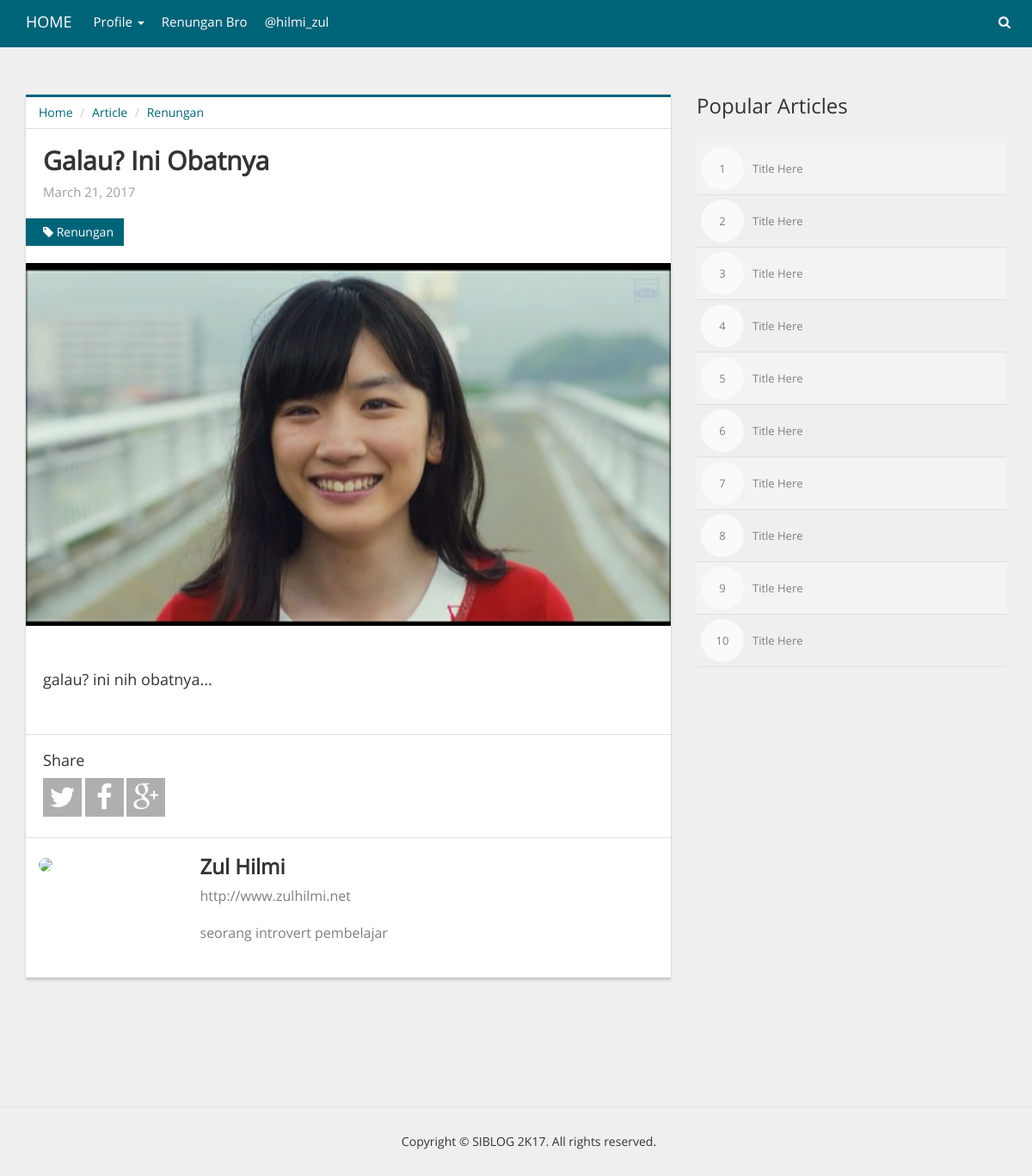
Screenshot of /post/2 with the database file from the repository.
### menus/models.py (models this page shows, shortened)
class MainMenu(models.Model):
  TYPE_CHOICES = (
    ('link', 'Link'),
    ('page', 'Page'),
    ('category', 'Category'),
  )
  type_menu = models.CharField(max_length=40, choices=TYPE_CHOICES)
  id_page = models.ForeignKey(Page, null=True, blank=True)
  id_category = models.ForeignKey(Category, null=True, blank=True)
  label_menu = models.CharField(max_length=40)
  slug_menu = models.CharField(max_length=40)
  publish = models.BooleanField(default=True)

### post/models.py (models this page shows, shortened)
class Post(models.Model):
  date_post = models.DateField()
  postman = models.ForeignKey(Profile)
  title = models.CharField(max_length=80)
  category = models.ForeignKey(Category)
  content = HTMLField()
  feature_image = models.FileField()
  publish = models.BooleanField(default=True)

class Category(models.Model):
  nama = models.CharField(max_length=50)
  def __unicode__(self):
    return self.nama

### account/models.py (models this page shows)
class Profile(models.Model):
  nama_lengkap = models.CharField(max_length=40)
  email = models.EmailField(max_length=50, blank=True)
  website = models.CharField(max_length=40, blank=True)
  biodata = models.TextField()
  def __unicode__(self):
    return self.nama_lengkap

### post/views.py (the view)
# urls.py: url(r'^post/(\d+)', post_views.detail_post),
def detail_post(request,id_post):
  post = Post.objects.get(id=int(id_post))
  profile = Profile.objects.get(id=post.postman_id)
  tag_title = General.objects.get(id=1)
  tag_title_dyn = post.title
  main_menus = MainMenu.objects.filter(publish=True).order_by('id')
  sub_menus = SubMenu.objects.filter(publish=True).order_by('id')
  return render(request, 'detail-post.html', {'post':post, 'profile':profile, 'tag_title':tag_title, 'tag_title_dyn':tag_title_dyn,
                                              'main_menus':main_menus, 'sub_menus':sub_menus})

### post/templates/detail-post.html
{% extends "layout/base.html" %}
{% block content %}
  <section class="static">
    <div class="container">
      <div class="row">
        <div class="col-md-8">
          <div class="static-inner">
            <div class="breadcrumb">
              <li><a href="/">Home</a></li>
              <li><a href="/posts/">Article</a></li>
              <li><a href="/category/{{ post.category_id }}">{{ post.category }}</a></li>
            </div>
            <h2>{{ post.title }}</h2>
            <div class="time">{{ post.date_post }}</div>
            <a href="/category/{{ post.category_id }}" class="btn btn-primary"><i class="fa fa-tag"></i> {{ post.category }}</a>
            <div class="img"><img src="{{ post.feature_image.url }}" class="img-feature"></div>
            <div class="content">
              {{ post.content | safe }}
            </div>
            <div class="share">
              <h4>Share</h4>
              <a href="#" class="btn btn-social-icon btn-twitter btn-lg">
                <i class="fa fa-twitter"></i>
              </a>
              <a href="#" class="btn btn-social-icon btn-facebook btn-lg">
                <i class="fa fa-facebook"></i>
              </a>
              <a href="#" class="btn btn-social-icon btn-google-plus btn-lg">
                <i class="fa fa-google-plus"></i>
              </a>
            </div>
          </div>
          <div class="col-md-12">
            <div class="col-md-3">
              <img src="/static/img/zulhilmi" class="img-circle img">
            </div>
            <div class="col-md-9">
              <h3>{{ post.postman }}</h3>
              <p><a href="{{ profile.website }}" target="_blank">{{ profile.website }}</a></p>
              <p>{{ profile.biodata }}</p>
            </div>
          </div>
        </div>
        {% include "layout/sidebar.html" %}
      </div>
    </div>
  </section>
{% endblock %}

### templates/layout/nav.html (shortened to what this page needs)
  <nav class="navbar navbar-default navbar-fixed-top">
    <div class="container">
      <div class="navbar-header">
        <a href="/" class="navbar-brand">HOME</a>
      </div>
      <div id="navbar" class="navbar-collapse collapse">
        <ul class="nav navbar-nav">
          {% for main_menu in main_menus %}
            {% if main_menu.type_menu == 'link' %}
              {% if main_menu.slug_menu == '/' %}
                <li><a href="{{ main_menu.slug_menu }}">{{ main_menu.label_menu }}</a></li>
              {% elif main_menu.slug_menu == '#' %}
                <li class="dropdown">
                  <a href="{{ main_menu.slug_menu }}" class="dropdown-toggle" data-toggle="dropdown" role="button" aria-haspopup="true" aria-expanded="false">{{ main_menu.label_menu }} <span class="caret"></span></a>
                </li>
              {% else %}
                <li><a href="{{ main_menu.slug_menu }}" target="_blank">{{ main_menu.label_menu }}</a></li>
              {% endif %}
            {% endif %}
            {% if main_menu.type_menu == 'category' %}
              <li><a href="/category/{{ main_menu.id_category_id }}">{{ main_menu.label_menu }}</a></li>
            {% endif %}
          {% endfor %}
        </ul>
        <ul class="nav navbar-nav navbar-right">
          <li><a href="#"><i class="fa fa-search"></i></a></li>
        </ul>
      </div>
    </div>
  </nav>

### assets/css/lapis.css (style rules this page uses)
html { width: 100%; height: 100%; }
body { width: 100%; height: 100%; font-family: OpenSans; background-color: #efefef; }
a { color: inherit; }
.static { margin: 20px 0 0 0; padding-top: 90px; }
.static .static-inner { height: 100%; border-top: 3px solid #006479; background-color: #fff; -webkit-box-shadow: 0 3px 3px rgba(0, 0, 0, .175); box-shadow: 0 3px 3px rgba(0, 0, 0, .175); }
.static .static-inner .img { padding: 0; margin: 0 0 10px 0; }
.static .static-inner .img .img-feature { width: 100%; padding: 0; margin: 0 0 30px 0; }
.static .static-inner h2 { margin-top: 0; font-weight: bold; padding: 20px 20px 0 20px; }
.static .static-inner .time { color: #9f9f9f; font-size: 15px; padding: 0 20px 0 20px; margin-bottom: 20px; }
.static .static-inner .btn.btn-primary { border: 0; margin-bottom: 20px; padding-left: 20px; background-color: #006479; }
.static .static-inner .content { margin-top: 20px; font-size: 18px; padding: 0 20px 50px 20px; }
.static .static-inner .share { padding: 10px 20px 20px 20px; border-top: 1px solid #dfdfdf; }
.static .static-inner .share .btn { border: 0; }
.static .col-md-12 { padding: 20px 0 20px 0; margin-bottom: 50px; border-top: 1px solid #dfdfdf; background-color: #fff; -webkit-box-shadow: 0 3px 3px rgba(0, 0, 0, .175); box-shadow: 0 3px 3px rgba(0, 0, 0, .175); }
.static .col-md-12 .col-md-3 .img { width: 100%; }
.static .col-md-12 .col-md-9 h3 { margin: 0 0 10px 0; font-weight: bold; }
.static .col-md-12 .col-md-9 p { color: #7f7f7f; font-size: 16px; margin-bottom: 20px; }
.static .col-md-8 { margin-bottom: 50px; }
.static h3 { margin: 0 0 30px 0; }

### assets/css/bs-custom.css (style rules this page uses)
.navbar { margin-bottom: 0; }
.navbar-default, .navbar-inverse { min-height: 55px; border: none; background-color: #006479; border-radius: 0; -webkit-border-radius: 0; -moz-border-radius: 0; }
.navbar-default .navbar-brand { color: #fff; }
.navbar-default .navbar-nav > li > a { color: #fff; transition: all 0.3s ease 0s; -webkit-transition: all 0.3s ease 0s; -moz-transition: all 0.3s ease 0s; }
.navbar-default .navbar-collapse, .navbar-default .navbar-form { border-color: #e7e7e7; }
.navbar-default .navbar-nav > li > a { font-size: 15px; padding-left: 10px; padding-right: 10px; }
.btn { border-radius: 0; }
.breadcrumb { border-radius: 0; margin-bottom: 0; border-bottom: 1px solid #dfdfdf; background-color: transparent; }
.breadcrumb li > a { color: #006479; }
.btn-twitter, .btn-facebook, .btn-google-plus { background-color: #afafaf; transition: all .2s; }

### rows the page displays
MainMenu: label_menu "Profile"
MainMenu: label_menu "Renungan Bro"
MainMenu: label_menu "@hilmi_zul"
Post: category "Renungan", title "Galau? Ini Obatnya", date_post "March 21, 2017", feature_image (picture), content "galau? ini nih obatnya...", postman "Zul Hilmi"
Profile: website "http://www.zulhilmi.net", biodata "seorang introvert pembelajar"
